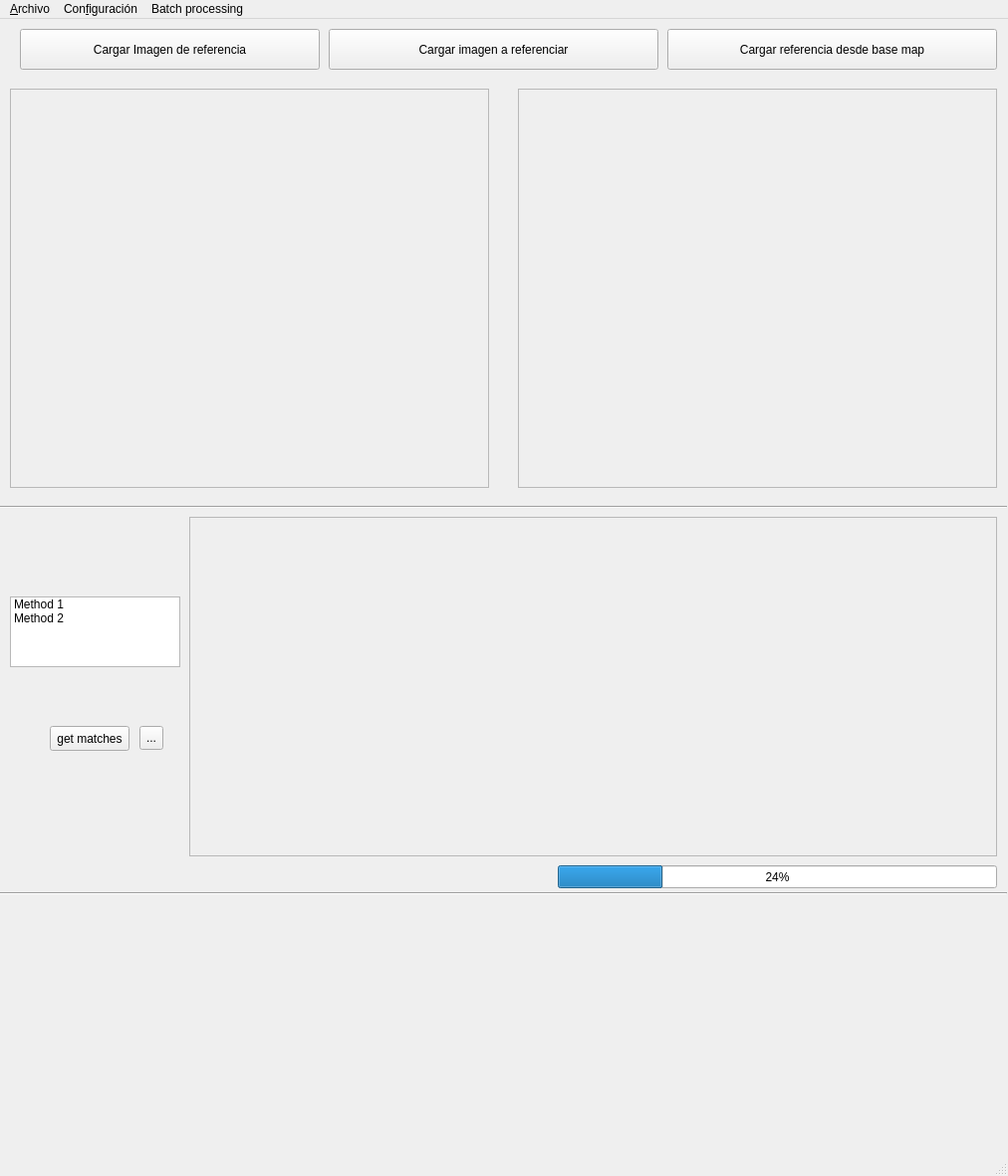
<?xml version="1.0" encoding="UTF-8"?>
<ui version="4.0">
 <author>Pablo Iglesias</author>
 <class>MainWindow</class>
 <widget class="QMainWindow" name="MainWindow">
  <property name="geometry">
   <rect>
    <x>0</x>
    <y>0</y>
    <width>1012</width>
    <height>1181</height>
   </rect>
  </property>
  <property name="windowTitle">
   <string>Mi Ventana QGIS</string>
  </property>
  <property name="centralWidget" stdset="0">
   <cstring>centralwidget</cstring>
  </property>
  <property name="menuBar" stdset="0">
   <cstring>menubar</cstring>
  </property>
  <property name="statusBar" stdset="0">
   <cstring>statusbar</cstring>
  </property>
  <widget class="QWidget" name="centralwidget">
   <widget class="QFrame" name="frame_image_ortorect">
    <property name="geometry">
     <rect>
      <x>10</x>
      <y>70</y>
      <width>481</width>
      <height>401</height>
     </rect>
    </property>
    <property name="frameShape">
     <enum>QFrame::StyledPanel</enum>
    </property>
    <property name="frameShadow">
     <enum>QFrame::Raised</enum>
    </property>
   </widget>
   <widget class="QPushButton" name="btnCargarReferencia">
    <property name="geometry">
     <rect>
      <x>330</x>
      <y>10</y>
      <width>331</width>
      <height>41</height>
     </rect>
    </property>
    <property name="text">
     <string>Cargar imagen a referenciar</string>
    </property>
   </widget>
   <widget class="QPushButton" name="btnCargarFlotante">
    <property name="geometry">
     <rect>
      <x>20</x>
      <y>10</y>
      <width>301</width>
      <height>41</height>
     </rect>
    </property>
    <property name="text">
     <string>Cargar Imagen de referencia</string>
    </property>
   </widget>
   <widget class="QPushButton" name="img_from_basemap">
    <property name="geometry">
     <rect>
      <x>670</x>
      <y>10</y>
      <width>331</width>
      <height>41</height>
     </rect>
    </property>
    <property name="text">
     <string>Cargar referencia desde base map</string>
    </property>
   </widget>
   <widget class="QFrame" name="frame_imagen_toortorect">
    <property name="geometry">
     <rect>
      <x>520</x>
      <y>70</y>
      <width>481</width>
      <height>401</height>
     </rect>
    </property>
    <property name="frameShape">
     <enum>QFrame::StyledPanel</enum>
    </property>
    <property name="frameShadow">
     <enum>QFrame::Raised</enum>
    </property>
   </widget>
   <widget class="QListWidget" name="listWidget">
    <property name="geometry">
     <rect>
      <x>10</x>
      <y>580</y>
      <width>171</width>
      <height>71</height>
     </rect>
    </property>
    <item>
     <property name="text">
      <string>Method 1</string>
     </property>
    </item>
    <item>
     <property name="text">
      <string>Method 2</string>
     </property>
    </item>
   </widget>
   <widget class="QPushButton" name="pushButton">
    <property name="geometry">
     <rect>
      <x>50</x>
      <y>710</y>
      <width>80</width>
      <height>25</height>
     </rect>
    </property>
    <property name="text">
     <string>get matches</string>
    </property>
   </widget>
   <widget class="QFrame" name="frame_calcs">
    <property name="geometry">
     <rect>
      <x>190</x>
      <y>500</y>
      <width>811</width>
      <height>341</height>
     </rect>
    </property>
    <property name="frameShape">
     <enum>QFrame::StyledPanel</enum>
    </property>
    <property name="frameShadow">
     <enum>QFrame::Raised</enum>
    </property>
   </widget>
   <widget class="QToolButton" name="toolButton">
    <property name="geometry">
     <rect>
      <x>140</x>
      <y>710</y>
      <width>24</width>
      <height>24</height>
     </rect>
    </property>
    <property name="text">
     <string>...</string>
    </property>
   </widget>
   <widget class="Line" name="line">
    <property name="geometry">
     <rect>
      <x>0</x>
      <y>480</y>
      <width>1011</width>
      <height>20</height>
     </rect>
    </property>
    <property name="orientation">
     <enum>Qt::Horizontal</enum>
    </property>
   </widget>
   <widget class="Line" name="line_2">
    <property name="geometry">
     <rect>
      <x>0</x>
      <y>870</y>
      <width>1011</width>
      <height>16</height>
     </rect>
    </property>
    <property name="orientation">
     <enum>Qt::Horizontal</enum>
    </property>
   </widget>
   <widget class="QProgressBar" name="progressBar">
    <property name="geometry">
     <rect>
      <x>560</x>
      <y>850</y>
      <width>441</width>
      <height>23</height>
     </rect>
    </property>
    <property name="value">
     <number>24</number>
    </property>
   </widget>
  </widget>
  <widget class="QMenuBar" name="menubar">
   <property name="geometry">
    <rect>
     <x>0</x>
     <y>0</y>
     <width>1012</width>
     <height>24</height>
    </rect>
   </property>
   <widget class="QMenu" name="menuArchivo">
    <property name="title">
     <string>&amp;Archivo</string>
    </property>
    <widget class="QMenu" name="menu_EXportar">
     <property name="title">
      <string>&amp;Exportar</string>
     </property>
     <addaction name="actionimagenortorectificada"/>
     <addaction name="actiongroun_control_points"/>
     <addaction name="actionmatrix_transformation"/>
    </widget>
    <widget class="QMenu" name="menu_Abrir">
     <property name="title">
      <string>&amp;Abrir…</string>
     </property>
     <addaction name="actionImagen_de_referencia"/>
     <addaction name="actionMDE"/>
     <addaction name="actioncargar_desde_base_map"/>
    </widget>
    <addaction name="actionNuevo"/>
    <addaction name="menu_Abrir"/>
    <addaction name="menu_EXportar"/>
    <addaction name="separator"/>
    <addaction name="actionSalir"/>
   </widget>
   <widget class="QMenu" name="menuConfiguracion">
    <property name="title">
     <string>Con&amp;figuración</string>
    </property>
    <widget class="QMenu" name="menuM_todos">
     <property name="title">
      <string>Métodos</string>
     </property>
     <addaction name="separator"/>
     <addaction name="actionMetodo1"/>
     <addaction name="actionMetodo2"/>
     <addaction name="actionMetodo3"/>
    </widget>
    <addaction name="separator"/>
    <addaction name="menuM_todos"/>
   </widget>
   <widget class="QMenu" name="menuBatch_processing">
    <property name="title">
     <string>Batch processing</string>
    </property>
   </widget>
   <addaction name="menuArchivo"/>
   <addaction name="menuConfiguracion"/>
   <addaction name="menuBatch_processing"/>
  </widget>
  <widget class="QStatusBar" name="statusbar"/>
  <action name="actionNuevo">
   <property name="text">
    <string>&amp;Nuevo</string>
   </property>
   <property name="statusTip">
    <string>Crear nuevo proyecto</string>
   </property>
   <property name="shortcut">
    <string>Ctrl+N</string>
   </property>
  </action>
  <action name="actionSalir">
   <property name="text">
    <string>&amp;Salir</string>
   </property>
   <property name="statusTip">
    <string>Salir de la aplicación</string>
   </property>
   <property name="shortcut">
    <string>Ctrl+Q</string>
   </property>
  </action>
  <action name="actionCargarImagenGeorreferenciar">
   <property name="text">
    <string>Cargar imagen a georreferenciar</string>
   </property>
   <property name="toolTip">
    <string>Selecciona la imagen SIN CRS que vas a registrar</string>
   </property>
  </action>
  <action name="actionCargarImagenReferencia">
   <property name="text">
    <string>Cargar imagen de referencia</string>
   </property>
   <property name="toolTip">
    <string>Selecciona la ortofoto/raster con CRS de referencia</string>
   </property>
  </action>
  <action name="actionGetFromMainScreen">
   <property name="text">
    <string>Capturar desde pantalla</string>
   </property>
   <property name="toolTip">
    <string>Selecciona un rectángulo en el mapa principal de QGIS y captura la vista</string>
   </property>
  </action>
  <action name="actionMetodo1">
   <property name="text">
    <string>Metodo1</string>
   </property>
  </action>
  <action name="actionMetodo2">
   <property name="text">
    <string>Metodo2</string>
   </property>
  </action>
  <action name="actionMetodo3">
   <property name="text">
    <string>Metodo3</string>
   </property>
  </action>
  <action name="actionExportar_img">
   <property name="text">
    <string>Exportar img</string>
   </property>
  </action>
  <action name="actionExportar_matrix">
   <property name="text">
    <string>Exportar matrix</string>
   </property>
  </action>
  <action name="actionimagenortorectificada">
   <property name="text">
    <string>imagenortorectificada</string>
   </property>
  </action>
  <action name="actiongroun_control_points">
   <property name="text">
    <string>groun control points</string>
   </property>
  </action>
  <action name="actionmatrix_transformation">
   <property name="text">
    <string>matrix transformation</string>
   </property>
  </action>
  <action name="actionImagen_de_referencia">
   <property name="text">
    <string>Imagen de referencia</string>
   </property>
  </action>
  <action name="actionMDE">
   <property name="text">
    <string>MDE</string>
   </property>
  </action>
  <action name="actioncargar_desde_base_map">
   <property name="text">
    <string>cargar desde base map</string>
   </property>
  </action>
 </widget>
 <layoutdefault spacing="6" margin="9"/>
 <resources/>
 <connections/>
 <designerdata>
  <property name="gridDeltaX">
   <number>10</number>
  </property>
  <property name="gridDeltaY">
   <number>10</number>
  </property>
  <property name="gridSnapX">
   <bool>true</bool>
  </property>
  <property name="gridSnapY">
   <bool>true</bool>
  </property>
  <property name="gridVisible">
   <bool>true</bool>
  </property>
 </designerdata>
</ui>
